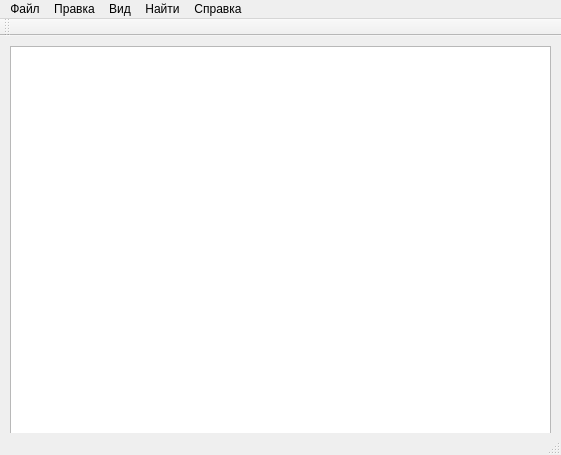
<?xml version="1.0" encoding="UTF-8"?>
<ui version="4.0">
 <class>notepad</class>
 <widget class="QMainWindow" name="notepad">
  <property name="geometry">
   <rect>
    <x>0</x>
    <y>0</y>
    <width>561</width>
    <height>455</height>
   </rect>
  </property>
  <property name="windowTitle">
   <string>notepad</string>
  </property>
  <widget class="QWidget" name="centralWidget">
   <widget class="QTextEdit" name="textEdit">
    <property name="geometry">
     <rect>
      <x>10</x>
      <y>10</y>
      <width>541</width>
      <height>411</height>
     </rect>
    </property>
   </widget>
  </widget>
  <widget class="QMenuBar" name="menuBar">
   <property name="geometry">
    <rect>
     <x>0</x>
     <y>0</y>
     <width>561</width>
     <height>21</height>
    </rect>
   </property>
   <widget class="QMenu" name="menu">
    <property name="title">
     <string>Файл</string>
    </property>
    <addaction name="action"/>
    <addaction name="action_2"/>
    <addaction name="action_3"/>
    <addaction name="action_14"/>
    <addaction name="action_15"/>
    <addaction name="action_16"/>
   </widget>
   <widget class="QMenu" name="menu_2">
    <property name="title">
     <string>Правка</string>
    </property>
    <addaction name="action_4"/>
    <addaction name="action_5"/>
    <addaction name="action_6"/>
    <addaction name="action_17"/>
    <addaction name="action_18"/>
    <addaction name="action_19"/>
    <addaction name="action_20"/>
   </widget>
   <widget class="QMenu" name="menu_3">
    <property name="title">
     <string>Вид</string>
    </property>
    <widget class="QMenu" name="menu_6">
     <property name="title">
      <string>Выравнивание</string>
     </property>
     <addaction name="action_9"/>
     <addaction name="action_10"/>
     <addaction name="action_11"/>
    </widget>
    <addaction name="action_7"/>
    <addaction name="menu_6"/>
   </widget>
   <widget class="QMenu" name="menu_4">
    <property name="title">
     <string>Найти</string>
    </property>
    <addaction name="action_12"/>
    <addaction name="action_13"/>
    <addaction name="action_21"/>
   </widget>
   <widget class="QMenu" name="menu_5">
    <property name="title">
     <string>Справка</string>
    </property>
    <addaction name="action_22"/>
   </widget>
   <addaction name="menu"/>
   <addaction name="menu_2"/>
   <addaction name="menu_3"/>
   <addaction name="menu_4"/>
   <addaction name="menu_5"/>
  </widget>
  <widget class="QToolBar" name="mainToolBar">
   <attribute name="toolBarArea">
    <enum>TopToolBarArea</enum>
   </attribute>
   <attribute name="toolBarBreak">
    <bool>false</bool>
   </attribute>
  </widget>
  <widget class="QStatusBar" name="statusBar"/>
  <action name="action">
   <property name="text">
    <string>Новый</string>
   </property>
  </action>
  <action name="action_2">
   <property name="text">
    <string>Открыть</string>
   </property>
  </action>
  <action name="action_3">
   <property name="text">
    <string>Сохранить как</string>
   </property>
  </action>
  <action name="action_4">
   <property name="text">
    <string>Отменить</string>
   </property>
  </action>
  <action name="action_5">
   <property name="text">
    <string>Копировать</string>
   </property>
  </action>
  <action name="action_6">
   <property name="text">
    <string>Вставить</string>
   </property>
  </action>
  <action name="action_7">
   <property name="text">
    <string>Шрифт</string>
   </property>
  </action>
  <action name="action_9">
   <property name="text">
    <string>Слева</string>
   </property>
  </action>
  <action name="action_10">
   <property name="text">
    <string>По центру</string>
   </property>
  </action>
  <action name="action_11">
   <property name="text">
    <string>Справа</string>
   </property>
  </action>
  <action name="action_12">
   <property name="text">
    <string>Поиск</string>
   </property>
  </action>
  <action name="action_13">
   <property name="text">
    <string>Перейти к строке...</string>
   </property>
  </action>
  <action name="action_14">
   <property name="text">
    <string>Сохранить</string>
   </property>
  </action>
  <action name="action_15">
   <property name="text">
    <string>Печать</string>
   </property>
  </action>
  <action name="action_16">
   <property name="text">
    <string>Выход</string>
   </property>
  </action>
  <action name="action_17">
   <property name="text">
    <string>Повторить</string>
   </property>
  </action>
  <action name="action_18">
   <property name="text">
    <string>Вырезать</string>
   </property>
  </action>
  <action name="action_19">
   <property name="text">
    <string>Удалить</string>
   </property>
  </action>
  <action name="action_20">
   <property name="text">
    <string>Вставить дату</string>
   </property>
  </action>
  <action name="action_21">
   <property name="text">
    <string>Заменить</string>
   </property>
  </action>
  <action name="action_22">
   <property name="text">
    <string>О программе</string>
   </property>
  </action>
 </widget>
 <layoutdefault spacing="6" margin="11"/>
 <resources/>
 <connections/>
</ui>
